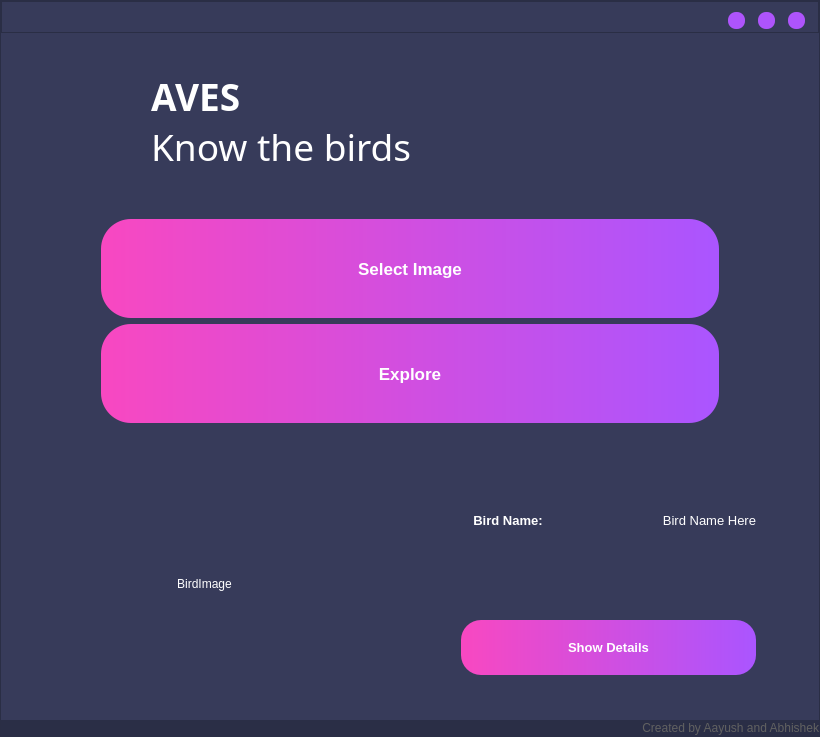
<?xml version="1.0" encoding="UTF-8"?>
<ui version="4.0">
 <class>MainWindow</class>
 <widget class="QMainWindow" name="MainWindow">
  <property name="geometry">
   <rect>
    <x>0</x>
    <y>0</y>
    <width>820</width>
    <height>737</height>
   </rect>
  </property>
  <property name="windowTitle">
   <string>MainWindow</string>
  </property>
  <property name="windowIcon">
   <iconset>
    <normaloff>C:/Users/91926/Desktop/Aves/Resource/image.png</normaloff>C:/Users/91926/Desktop/Aves/Resource/image.png</iconset>
  </property>
  <property name="styleSheet">
   <string notr="true">QMainWindow{
	border-radius:10px;
}</string>
  </property>
  <widget class="QWidget" name="centralwidget">
   <property name="styleSheet">
    <string notr="true">background-color: rgb(55, 59, 90);</string>
   </property>
   <layout class="QVBoxLayout" name="verticalLayout">
    <property name="spacing">
     <number>0</number>
    </property>
    <property name="leftMargin">
     <number>0</number>
    </property>
    <property name="topMargin">
     <number>0</number>
    </property>
    <property name="rightMargin">
     <number>0</number>
    </property>
    <property name="bottomMargin">
     <number>0</number>
    </property>
    <item>
     <widget class="QFrame" name="frame">
      <property name="styleSheet">
       <string notr="true"/>
      </property>
      <property name="frameShape">
       <enum>QFrame::StyledPanel</enum>
      </property>
      <property name="frameShadow">
       <enum>QFrame::Raised</enum>
      </property>
      <layout class="QVBoxLayout" name="verticalLayout_3" stretch="0,5,0,7,1">
       <property name="spacing">
        <number>0</number>
       </property>
       <property name="leftMargin">
        <number>0</number>
       </property>
       <property name="topMargin">
        <number>0</number>
       </property>
       <property name="rightMargin">
        <number>0</number>
       </property>
       <property name="bottomMargin">
        <number>0</number>
       </property>
       <item>
        <layout class="QVBoxLayout" name="TitleBar">
         <item>
          <widget class="QFrame" name="titleBarFrame">
           <property name="styleSheet">
            <string notr="true">background-color: rgb(55, 59, 90);</string>
           </property>
           <property name="frameShape">
            <enum>QFrame::StyledPanel</enum>
           </property>
           <property name="frameShadow">
            <enum>QFrame::Raised</enum>
           </property>
           <layout class="QHBoxLayout" name="horizontalLayout">
            <property name="spacing">
             <number>0</number>
            </property>
            <property name="leftMargin">
             <number>0</number>
            </property>
            <property name="topMargin">
             <number>0</number>
            </property>
            <property name="rightMargin">
             <number>0</number>
            </property>
            <property name="bottomMargin">
             <number>0</number>
            </property>
            <item>
             <widget class="QLabel" name="AppTitle">
              <property name="minimumSize">
               <size>
                <width>0</width>
                <height>30</height>
               </size>
              </property>
              <property name="maximumSize">
               <size>
                <width>16777215</width>
                <height>30</height>
               </size>
              </property>
              <property name="font">
               <font>
                <family>Oswald Light</family>
                <weight>50</weight>
                <bold>false</bold>
               </font>
              </property>
              <property name="styleSheet">
               <string notr="true">padding-left:5px;
color:white;</string>
              </property>
              <property name="text">
               <string/>
              </property>
              <property name="alignment">
               <set>Qt::AlignLeading|Qt::AlignLeft|Qt::AlignVCenter</set>
              </property>
              <property name="margin">
               <number>0</number>
              </property>
             </widget>
            </item>
            <item>
             <widget class="QFrame" name="frame_3">
              <property name="minimumSize">
               <size>
                <width>100</width>
                <height>30</height>
               </size>
              </property>
              <property name="maximumSize">
               <size>
                <width>100</width>
                <height>30</height>
               </size>
              </property>
              <property name="frameShape">
               <enum>QFrame::NoFrame</enum>
              </property>
              <property name="frameShadow">
               <enum>QFrame::Raised</enum>
              </property>
              <widget class="QPushButton" name="minimizeButton">
               <property name="geometry">
                <rect>
                 <x>10</x>
                 <y>10</y>
                 <width>17</width>
                 <height>17</height>
                </rect>
               </property>
               <property name="minimumSize">
                <size>
                 <width>15</width>
                 <height>15</height>
                </size>
               </property>
               <property name="maximumSize">
                <size>
                 <width>17</width>
                 <height>17</height>
                </size>
               </property>
               <property name="toolTip">
                <string>Minimize</string>
               </property>
               <property name="styleSheet">
                <string notr="true">QPushButton
{
	border:none;
	border-radius:8px;
	background-color: rgb(174, 84, 252);
}
QPushButton:hover
{
	background-color: rgba(174, 84, 252,150);
}
</string>
               </property>
               <property name="text">
                <string/>
               </property>
              </widget>
              <widget class="QPushButton" name="maximizeButton">
               <property name="geometry">
                <rect>
                 <x>40</x>
                 <y>10</y>
                 <width>17</width>
                 <height>17</height>
                </rect>
               </property>
               <property name="minimumSize">
                <size>
                 <width>15</width>
                 <height>15</height>
                </size>
               </property>
               <property name="maximumSize">
                <size>
                 <width>17</width>
                 <height>17</height>
                </size>
               </property>
               <property name="toolTip">
                <string>Maximize</string>
               </property>
               <property name="styleSheet">
                <string notr="true">QPushButton
{
	border:none;
	border-radius:8px;
	background-color: rgb(174, 84, 252);
}
QPushButton:hover
{
	background-color: rgba(174, 84, 252,150);
}
</string>
               </property>
               <property name="text">
                <string/>
               </property>
              </widget>
              <widget class="QPushButton" name="closeButton">
               <property name="geometry">
                <rect>
                 <x>70</x>
                 <y>10</y>
                 <width>17</width>
                 <height>17</height>
                </rect>
               </property>
               <property name="minimumSize">
                <size>
                 <width>15</width>
                 <height>15</height>
                </size>
               </property>
               <property name="maximumSize">
                <size>
                 <width>17</width>
                 <height>17</height>
                </size>
               </property>
               <property name="toolTip">
                <string>Close</string>
               </property>
               <property name="whatsThis">
                <string>Close</string>
               </property>
               <property name="styleSheet">
                <string notr="true">QPushButton
{
	border:none;
	border-radius:8px;
	background-color: rgb(174, 84, 252);
}
QPushButton:hover
{
	background-color: rgba(174, 84, 252,150);
}
</string>
               </property>
               <property name="text">
                <string/>
               </property>
              </widget>
             </widget>
            </item>
           </layout>
          </widget>
         </item>
        </layout>
       </item>
       <item>
        <layout class="QHBoxLayout" name="horizontalLayout_2">
         <item>
          <widget class="QLabel" name="HeadAppName">
           <property name="font">
            <font>
             <family>Oswald</family>
             <pointsize>28</pointsize>
            </font>
           </property>
           <property name="styleSheet">
            <string notr="true">background-color: rgb(55, 59, 90);
color:white;</string>
           </property>
           <property name="text">
            <string>&lt;html&gt;&lt;head/&gt;&lt;body&gt;&lt;p&gt;&lt;span style=&quot; font-weight:600;&quot;&gt;AVES&lt;/span&gt;&lt;br/&gt;&lt;span style=&quot; font-weight:200;&quot;&gt;Know the birds&lt;/span&gt;&lt;/p&gt;&lt;/body&gt;&lt;/html&gt;</string>
           </property>
           <property name="textFormat">
            <enum>Qt::RichText</enum>
           </property>
           <property name="alignment">
            <set>Qt::AlignLeading|Qt::AlignLeft|Qt::AlignVCenter</set>
           </property>
           <property name="indent">
            <number>150</number>
           </property>
          </widget>
         </item>
         <item>
          <widget class="QLabel" name="appIcon">
           <property name="text">
            <string/>
           </property>
           <property name="alignment">
            <set>Qt::AlignCenter</set>
           </property>
          </widget>
         </item>
        </layout>
       </item>
       <item>
        <widget class="QFrame" name="verticalFrame_3">
         <property name="styleSheet">
          <string notr="true">background-color: rgb(55, 59, 90);
color:white;</string>
         </property>
         <layout class="QVBoxLayout" name="OperationSection">
          <property name="leftMargin">
           <number>100</number>
          </property>
          <property name="rightMargin">
           <number>100</number>
          </property>
          <property name="bottomMargin">
           <number>25</number>
          </property>
          <item>
           <widget class="QPushButton" name="SelectImageButton">
            <property name="minimumSize">
             <size>
              <width>0</width>
              <height>99</height>
             </size>
            </property>
            <property name="maximumSize">
             <size>
              <width>16777215</width>
              <height>99</height>
             </size>
            </property>
            <property name="font">
             <font>
              <family>MS Shell Dlg 2</family>
              <pointsize>13</pointsize>
              <weight>75</weight>
              <bold>true</bold>
             </font>
            </property>
            <property name="styleSheet">
             <string notr="true">QPushButton {
color:white;
padding:25px;

border-radius:30;
background-color:qlineargradient(spread:repeat, x1:0, y1:0.511, x2:1, y2:0.511, stop:0 rgba(248, 72, 193, 255), stop:1 rgba(170, 85, 255, 255))
}
QPushButton:pressed {
    background-color: qlineargradient(spread:repeat, x1:0, y1:0.511, x2:1, y2:0.511, stop:0 rgba(194, 56, 153, 255), stop:1 rgba(133, 66, 200, 255));
}
QPushButton:disabled{
background-color:grey;
}</string>
            </property>
            <property name="text">
             <string>Select Image</string>
            </property>
           </widget>
          </item>
          <item>
           <widget class="QPushButton" name="explore_btn">
            <property name="sizePolicy">
             <sizepolicy hsizetype="Minimum" vsizetype="Fixed">
              <horstretch>0</horstretch>
              <verstretch>0</verstretch>
             </sizepolicy>
            </property>
            <property name="minimumSize">
             <size>
              <width>0</width>
              <height>99</height>
             </size>
            </property>
            <property name="font">
             <font>
              <pointsize>13</pointsize>
              <weight>75</weight>
              <bold>true</bold>
             </font>
            </property>
            <property name="styleSheet">
             <string notr="true">QPushButton {
color:white;
padding:25px;

border-radius:30;
background-color:qlineargradient(spread:repeat, x1:0, y1:0.511, x2:1, y2:0.511, stop:0 rgba(248, 72, 193, 255), stop:1 rgba(170, 85, 255, 255))
}
QPushButton:pressed {
    background-color: qlineargradient(spread:repeat, x1:0, y1:0.511, x2:1, y2:0.511, stop:0 rgba(194, 56, 153, 255), stop:1 rgba(133, 66, 200, 255));
}
QPushButton:disabled{
background-color:grey;
}</string>
            </property>
            <property name="text">
             <string>Explore</string>
            </property>
           </widget>
          </item>
         </layout>
        </widget>
       </item>
       <item>
        <layout class="QVBoxLayout" name="ResultSection">
         <item>
          <widget class="QFrame" name="ResultFrame">
           <layout class="QHBoxLayout" name="ResultMainBox">
            <property name="spacing">
             <number>0</number>
            </property>
            <property name="leftMargin">
             <number>1</number>
            </property>
            <item>
             <layout class="QVBoxLayout" name="BirdImageContainer">
              <item>
               <widget class="QLabel" name="BirdImage">
                <property name="minimumSize">
                 <size>
                  <width>405</width>
                  <height>254</height>
                 </size>
                </property>
                <property name="maximumSize">
                 <size>
                  <width>405</width>
                  <height>254</height>
                 </size>
                </property>
                <property name="styleSheet">
                 <string notr="true">background-color: rgb(55, 59, 90);
color:white;
</string>
                </property>
                <property name="text">
                 <string>BirdImage</string>
                </property>
                <property name="alignment">
                 <set>Qt::AlignCenter</set>
                </property>
               </widget>
              </item>
             </layout>
            </item>
            <item>
             <layout class="QVBoxLayout" name="ResultDetails">
              <property name="spacing">
               <number>0</number>
              </property>
              <property name="leftMargin">
               <number>0</number>
              </property>
              <item>
               <layout class="QVBoxLayout" name="ResultBirdNameContainer">
                <item>
                 <layout class="QHBoxLayout" name="ResultBirdNameHC">
                  <property name="spacing">
                   <number>0</number>
                  </property>
                  <property name="leftMargin">
                   <number>0</number>
                  </property>
                  <item>
                   <layout class="QVBoxLayout" name="BirdNameLabelContainer">
                    <item>
                     <widget class="QLabel" name="BirdNameLabel">
                      <property name="font">
                       <font>
                        <pointsize>10</pointsize>
                        <weight>75</weight>
                        <bold>true</bold>
                       </font>
                      </property>
                      <property name="styleSheet">
                       <string notr="true">background-color: rgb(55, 59, 90);
color:white;</string>
                      </property>
                      <property name="text">
                       <string>Bird Name:</string>
                      </property>
                      <property name="alignment">
                       <set>Qt::AlignCenter</set>
                      </property>
                     </widget>
                    </item>
                   </layout>
                  </item>
                  <item>
                   <layout class="QVBoxLayout" name="BirdNameValueContainer">
                    <item>
                     <widget class="QLabel" name="BirdNameValue">
                      <property name="font">
                       <font>
                        <pointsize>10</pointsize>
                       </font>
                      </property>
                      <property name="styleSheet">
                       <string notr="true">background-color: rgb(55, 59, 90);
color:white;</string>
                      </property>
                      <property name="text">
                       <string>Bird Name Here</string>
                      </property>
                      <property name="alignment">
                       <set>Qt::AlignCenter</set>
                      </property>
                      <property name="wordWrap">
                       <bool>true</bool>
                      </property>
                     </widget>
                    </item>
                   </layout>
                  </item>
                 </layout>
                </item>
               </layout>
              </item>
              <item>
               <widget class="QFrame" name="verticalFrame_8">
                <property name="styleSheet">
                 <string notr="true">background-color: rgb(55, 59, 90);
color:white;</string>
                </property>
                <layout class="QVBoxLayout" name="MoreInfoContainer">
                 <property name="leftMargin">
                  <number>50</number>
                 </property>
                 <property name="rightMargin">
                  <number>50</number>
                 </property>
                 <item alignment="Qt::AlignHCenter">
                  <widget class="QPushButton" name="MoreInfoButton">
                   <property name="minimumSize">
                    <size>
                     <width>295</width>
                     <height>0</height>
                    </size>
                   </property>
                   <property name="maximumSize">
                    <size>
                     <width>295</width>
                     <height>16777215</height>
                    </size>
                   </property>
                   <property name="font">
                    <font>
                     <pointsize>10</pointsize>
                     <weight>75</weight>
                     <bold>true</bold>
                    </font>
                   </property>
                   <property name="styleSheet">
                    <string notr="true">
QPushButton {
color:white;
padding:20px;
border:7x solid rgb(0, 183, 74);
border-radius:20;
background-color:qlineargradient(spread:repeat, x1:0, y1:0.511, x2:1, y2:0.511, stop:0 rgba(248, 72, 193, 255), stop:1 rgba(170, 85, 255, 255));
}
QPushButton:pressed {
    background-color: qlineargradient(spread:repeat, x1:0, y1:0.511, x2:1, y2:0.511, stop:0 rgba(194, 56, 153, 255), stop:1 rgba(133, 66, 200, 255));
}

QPushButton:disabled{
background-color:grey;
}</string>
                   </property>
                   <property name="text">
                    <string>Show Details</string>
                   </property>
                  </widget>
                 </item>
                </layout>
               </widget>
              </item>
             </layout>
            </item>
           </layout>
          </widget>
         </item>
        </layout>
       </item>
       <item>
        <layout class="QVBoxLayout" name="FooterSection">
         <item>
          <widget class="QLabel" name="CreditsText">
           <property name="maximumSize">
            <size>
             <width>16777215</width>
             <height>16</height>
            </size>
           </property>
           <property name="styleSheet">
            <string notr="true">background-color: rgb(42, 46, 70);
color:rgb(97, 97, 97);</string>
           </property>
           <property name="text">
            <string>Created by Aayush and Abhishek</string>
           </property>
           <property name="alignment">
            <set>Qt::AlignRight|Qt::AlignTrailing|Qt::AlignVCenter</set>
           </property>
          </widget>
         </item>
        </layout>
       </item>
      </layout>
     </widget>
    </item>
   </layout>
  </widget>
 </widget>
 <resources/>
 <connections/>
</ui>
